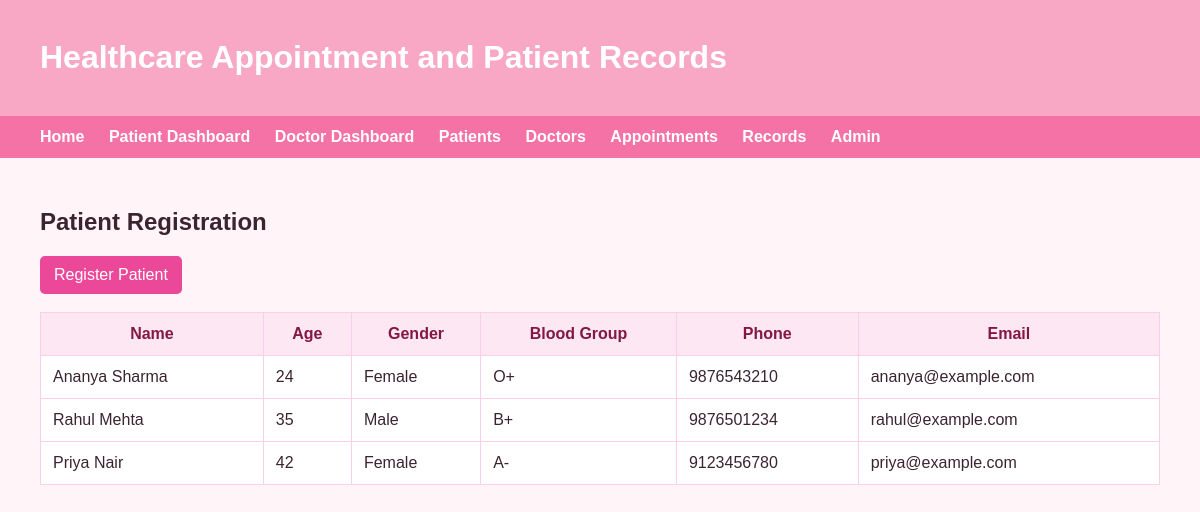
The app's page /patients/ with its own data.
### hospital/models.py (models this page shows, shortened)
class Patient(models.Model):
    name = models.CharField(max_length=100)
    age = models.PositiveIntegerField()
    gender = models.CharField(max_length=20)
    phone = models.CharField(max_length=15)
    email = models.EmailField(blank=True)
    address = models.TextField()
    blood_group = models.CharField(max_length=10, blank=True)

### hospital/views.py (the view)
# urls.py: path('patients/', views.patient_list, name='patient_list'),
def patient_list(request):
    patients = Patient.objects.all()
    return render(request, 'hospital/patient_list.html', {'patients': patients})

### hospital/templates/hospital/patient_list.html
{% extends 'hospital/base.html' %}
{% block content %}
<h2>Patient Registration</h2>
<a class="btn" href="{% url 'add_patient' %}">Register Patient</a>
<br><br>
<table>
    <tr>
        <th>Name</th>
        <th>Age</th>
        <th>Gender</th>
        <th>Blood Group</th>
        <th>Phone</th>
        <th>Email</th>
    </tr>
    {% for patient in patients %}
    <tr>
        <td>{{ patient.name }}</td>
        <td>{{ patient.age }}</td>
        <td>{{ patient.gender }}</td>
        <td>{{ patient.blood_group }}</td>
        <td>{{ patient.phone }}</td>
        <td>{{ patient.email }}</td>
    </tr>
    {% empty %}
    <tr>
        <td colspan="6">No patients found.</td>
    </tr>
    {% endfor %}
</table>
{% endblock %}

### hospital/templates/hospital/base.html (style rules this page uses)
body { font-family: Arial, sans-serif; margin: 0; background: #fff5f8; color: #3b2430; }
.btn { display: inline-block; background: #ec4899; color: white; padding: 10px 14px; text-decoration: none; border-radius: 5px; border: none; cursor: pointer; }
table { width: 100%; background: white; border-collapse: collapse; }
th, td { padding: 12px; border: 1px solid #fbcfe8; }
th { background: #fce7f3; color: #831843; }

### records on screen
Patient: name "Ananya Sharma", age "24", gender "Female", blood_group "O+", phone "9876543210", email "ananya@example.com"
Patient: name "Rahul Mehta", age "35", gender "Male", blood_group "B+", phone "9876501234", email "rahul@example.com"
Patient: name "Priya Nair", age "42", gender "Female", blood_group "A-", phone "9123456780", email "priya@example.com"
